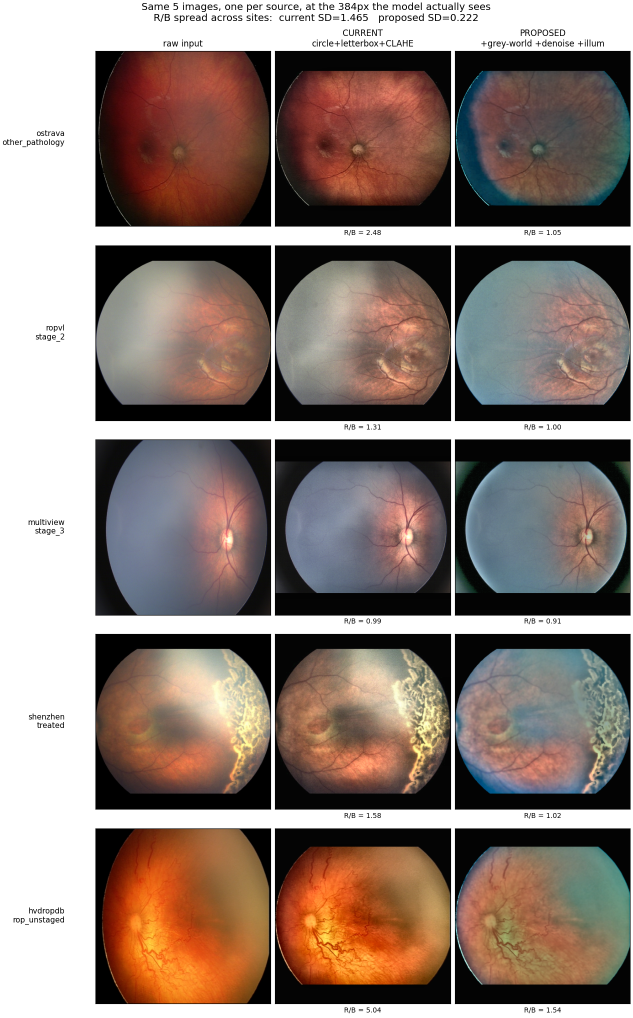
#> input picture images/enhancement/00_pipeline_ab.png, 1265 x 2035 px (shown at 1/2 size)
$ python -i rop_pipeline_ab.py   (imports and definitions only)
#> lines starting #> are read from the running program, lines starting #| are printed output that depends on the picture; after the words box and inside, x2 and y2 are one past the last pixel; in counts of white or black regions, pixels touching at a corner belong together
### models/common/preprocessing.py
"""Fundus-image preprocessing — the single source of truth for BOTH training and
inference. Train-time and inference-time pipelines MUST be identical, so the web app
imports ``build_transforms(cfg, "test")`` from here too.

Steps (all toggled from the YAML ``preprocess`` block):
  - circle_crop : remove black borders around the fundus disc
  - ben_graham  : local-average colour subtraction (exposes DR microaneurysms)
  - clahe       : contrast-limited adaptive histogram equalisation on luminance

Implemented as a top-level picklable callable (``FundusPreprocess``) so it survives
DataLoader worker spawning.
"""
from __future__ import annotations

import cv2
import numpy as np
from PIL import Image
from torchvision import transforms

IMAGENET_MEAN = [0.485, 0.456, 0.406]
IMAGENET_STD = [0.229, 0.224, 0.225]


# ── individual operations (operate on RGB uint8 numpy arrays) ────────────────
def circle_crop(rgb: np.ndarray, tol: int = 7) -> np.ndarray:
    """Crop to the bounding box of the non-black fundus region."""
#> called with tol = 7
    gray = cv2.cvtColor(rgb, cv2.COLOR_RGB2GRAY)
    mask = gray > tol
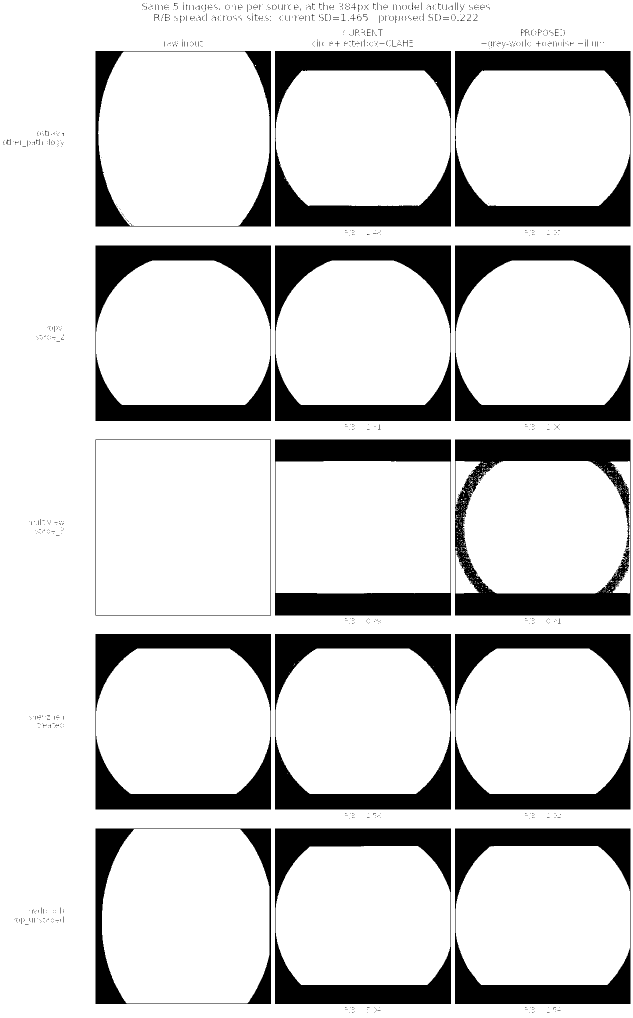
#> mask: shape (2035, 1265) bool (shown at 1/2 size); 81.9% white; 1107 black regions (1070 under 20 px), largest, box (x1, y1, x2, y2) and area: (910, 879, 1261, 1231) 40504, (550, 102, 902, 453) 38140, (910, 102, 1261, 453) 37850
    if not mask.any():
        return rgb
    coords = np.argwhere(mask)
#> coords = 2107762 pairs, first value 0 to 2034, second value 0 to 1264
    y0, x0 = coords.min(axis=0)
#> y0 = 0; x0 = 0
    y1, x1 = coords.max(axis=0) + 1
#> y1 = 2035; x1 = 1265
    return rgb[y0:y1, x0:x1]


def letterbox_square(rgb: np.ndarray, pad_value: int = 0) -> np.ndarray:
    """Pad to a square with black bars, WITHOUT changing the aspect ratio.

    Why this exists: ``transforms.Resize((size, size))`` squashes a non-square image, and the
    amount of squash is a function of the source camera's aspect ratio — 1.16-1.21 across our
    three training sites versus 1.333 at the held-out hospital. That makes "how distorted the
    vessels look" a site cue, i.e. exactly the shortcut this project already got burned by
    (a classifier on width/height alone scored AUC 0.911). Letterboxing applies the *same*
    geometric transform to every source: pad to square, then resize once, isotropically.
    """
#> called with pad_value = 0
    h, w = rgb.shape[:2]
    if h == w:
        return rgb
    side = max(h, w)
    out = np.full((side, side, rgb.shape[2]), pad_value, dtype=rgb.dtype)
    y0, x0 = (side - h) // 2, (side - w) // 2
    out[y0:y0 + h, x0:x0 + w] = rgb
    return out


# [5 lines left out: function ben_graham, not called in this run]


def clahe(rgb: np.ndarray, clip: float = 2.0, grid: int = 8) -> np.ndarray:
    """CLAHE on the L channel of LAB."""
    lab = cv2.cvtColor(rgb, cv2.COLOR_RGB2LAB)
    l, a, b = cv2.split(lab)
    l = cv2.createCLAHE(clipLimit=clip, tileGridSize=(grid, grid)).apply(l)
    return cv2.cvtColor(cv2.merge((l, a, b)), cv2.COLOR_LAB2RGB)


class FundusPreprocess:
    """Configurable fundus preprocessing: PIL.Image -> PIL.Image."""

    # [27 lines left out: functions __init__, __call__, __repr__, not called in this run]


class ResolutionJitter:
    """Randomly destroy resolution, then restore the size — a sharpness-domain randomiser.

    Our four sites are separable by native resolution (Shenzhen 512x512, ROP-VL ~1450 square,
    Ostrava 640x480/12402/1440x1080, Multi-View 1600x1200). After a common resize, the residue
    of that is SHARPNESS: an upsampled 512px image and a downsampled 1450px image look different
    even at identical pixel dimensions. Gaussian blur only perturbs sharpness in one direction;
    this samples a random intermediate resolution and round-trips through it, so neither
    sharpness nor the resample signature is a stable class cue.

    Top-level class (not a lambda) so DataLoader workers can pickle it.
    """

    def __init__(self, p: float = 0.5, min_frac: float = 0.33):
        self.p = p
        self.min_frac = min_frac

    # [8 lines left out: function __call__, not called in this run]

    def __repr__(self) -> str:
        return f"ResolutionJitter(p={self.p}, min_frac={self.min_frac})"


# ── transform builders ───────────────────────────────────────────────────────
# [85 lines left out: functions _fundus_from_cfg, build_transforms, build_tta_transforms, not called in this run]

### scripts/rop_pipeline_ab.py
"""Current preprocessing vs a proposed one, on the same five images, one per source.

WHY THESE FIVE. One image from each source, not five of the same eye: the proposal is about
cross-site behaviour, so the comparison only means anything if you can see all five sites at
once and ask "do these still look like five different cameras".

WHAT THE PROPOSAL CHANGES, and why each step is here rather than something else.

`models/common/preprocessing.py` already records the finding that matters: post-CLAHE mean
blue is 53.6 / 73.3 / 74.5 across the three training sites against 87.6 at the held-out
hospital, and the R/B ratio is called "the single strongest surviving site signature in this
corpus". The site fingerprint is in COLOUR. An earlier attempt of mine to remove it via the
illumination vignette moved device separability only 46.7% -> 45.0% against 20% chance,
because the vignette is not where the signature lives. So:

  GREY-WORLD        Scale each channel so its in-mask mean matches the image's overall mean.
                    This targets the R/B ratio directly — the thing that was actually
                    measured — instead of the brightness falloff that was not.
  DENOISE           Bilateral, before any contrast step. CLAHE amplifies whatever is in the
                    dim periphery, and in a JPEG that is compression noise.
  ILLUMINATION      Shared-gain, so hue is untouched. Retained NOT for site invariance (that
                    claim failed its test) but because the ridge lives in the periphery and
                    this is what makes the periphery readable.
  CLAHE             Kept, but gentler, since the two steps above have already done part of it.

Everything else — circle crop, letterbox, ImageNet normalisation — is unchanged, and the
repo's own functions are imported rather than reimplemented so the "current" column is the
real thing and not my reading of it.

    .venv/bin/python scripts/rop_pipeline_ab.py
"""
import sys
from pathlib import Path

import cv2
import matplotlib
import numpy as np
import pandas as pd

# [1 line not run here, left out]
import matplotlib.pyplot as plt

ROOT = Path(__file__).resolve().parent.parent
sys.path.insert(0, str(ROOT))
from models.common.preprocessing import circle_crop, letterbox_square, clahe  # noqa: E402

RELEASE = Path.home() / "Downloads" / "RetinAI_ROP_v1"
SIZE = 384          # what configs/rop*.yaml actually feed the network


def fundus_mask(rgb: np.ndarray) -> np.ndarray:
    grey = cv2.cvtColor(rgb, cv2.COLOR_RGB2GRAY)
    return grey > max(8, grey.mean() * 0.18)
#> returned value: shape (2035, 2035) bool; 50.2% white; 1362 black regions (1299 under 20 px), largest, box (x1, y1, x2, y2) and area: (0, 0, 385, 2035) 783475, (1650, 0, 2035, 2035) 783475, (1295, 879, 1646, 1231) 43715


def core_mask(mask: np.ndarray) -> np.ndarray:
    """The mask pulled back from its own edge, for MEASURING statistics only.

    The rim is dim, partly vignetted and partly specular, so its pixels skew both the chroma
    mean and the illumination background. Statistics come from the core; the corrections are
    still applied to the full retina, so no real periphery is thrown away — which matters
    here more than anywhere, because the ridge lives at the edge.
    """
    d = cv2.distanceTransform(mask.astype(np.uint8), cv2.DIST_L2, 5)
    core = d > 0.10 * d.max()
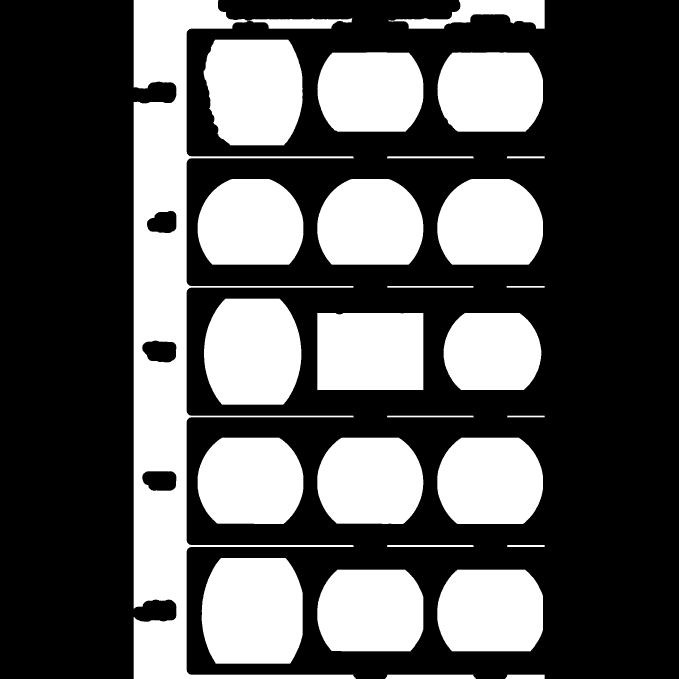
#> core: shape (2035, 2035) bool (shown at 1/3 size); 35% white; 27 white regions, largest, box (x1, y1, x2, y2) and area: (401, 0, 1067, 2035) 328292, (605, 1674, 908, 1991) 87521, (611, 119, 908, 436) 82090
    return core if core.sum() > 0.05 * mask.sum() else mask


def grey_world(rgb: np.ndarray, mask: np.ndarray,
               strength: float = 0.8, gain_cap: float = 28.0) -> np.ndarray:
    """PARTIAL, BOUNDED colour-cast removal: pull chroma toward neutral without flattening it.

    Full RGB grey-world (equalise the channel means) collapses the cross-site R/B spread
    beautifully — SD 1.465 -> 0.063 — and ruins the pictures. A retina returns almost no blue
    light, so an image at R/B = 5.0 needs a ~5x gain on blue, and what gets amplified 5x is
    the blue channel's NOISE: Ostrava came out magenta-and-green blotched, HVDROPDB split
    blue-to-orange. That is optimising the proxy and destroying the signal.

    Bounding that gain helped but did not fix it, because the real culprit is CLIPPING.
    HVDROPDB's red channel is pinned at 255 across the bright pole, so any multiplicative gain
    lifts G and B there while R cannot move, and the hue slides as a function of position.

    So this works in LAB on the CHROMA channels only: shift a and b toward neutral by a
    bounded amount and leave L untouched. The correction is additive, cannot interact with a
    clipped channel, and changes no luminance — so vessel and ridge contrast is preserved
    exactly while the cast comes off. `strength` is the fraction of the cast removed and
    `gain_cap` bounds the shift in LAB units.

    The shift is applied INSIDE THE MASK ONLY. Applied to the whole frame it also moves the
    letterbox padding, whose neutral black (a=b=128) becomes vivid blue or green on the way
    back to RGB — and the padded area is a function of aspect ratio, which is the camera. That
    would paint a brand-new site cue into the input while removing an old one.
    """
    core = core_mask(mask)
    lab = cv2.cvtColor(rgb, cv2.COLOR_RGB2LAB).astype(np.float32)
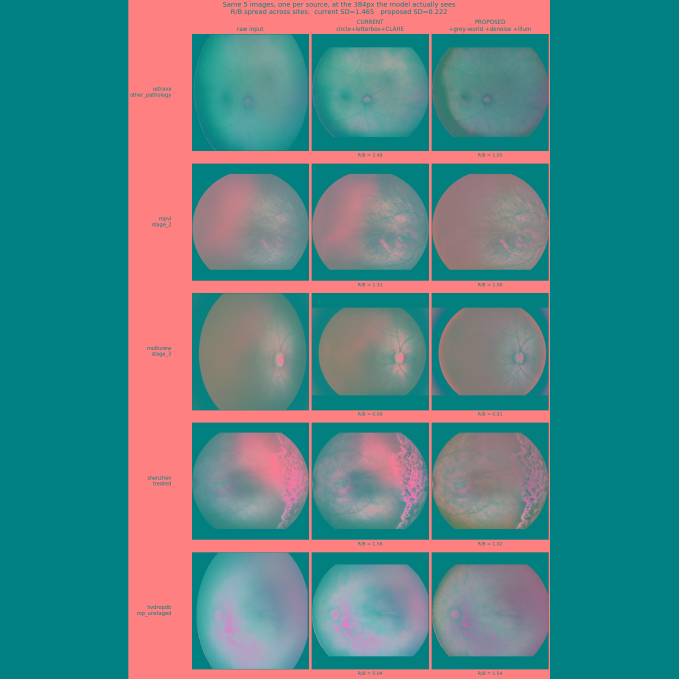
#> lab: shape (2035, 2035, 3) float32 (shown at 1/3 size); mean R, G, B 83.5, 131.7, 132.8
    for ch in (1, 2):                       # a = green-red, b = blue-yellow; L is left alone
        m = lab[..., ch][core].mean()
        shift = np.clip(strength * (m - 128.0), -gain_cap, gain_cap)
        lab[..., ch] = np.where(mask, lab[..., ch] - shift, lab[..., ch])
#> this loop made 2 passes
#> (m, shift) on passes 1 to 2: (138.1, 8.05), (140.1, 9.7)
    out = cv2.cvtColor(np.clip(lab, 0, 255).astype(np.uint8), cv2.COLOR_LAB2RGB)
    return out * mask[..., None].astype(np.uint8)
#> returned value: shape (2035, 2035, 3)


def illum_shared(rgb: np.ndarray, mask: np.ndarray) -> np.ndarray:
    """Flatten the vignette with ONE gain field for all channels, so hue is preserved."""
    f = rgb.astype(np.float32) / 255.0
    lum = f @ np.array([0.299, 0.587, 0.114], np.float32)
    m = mask.astype(np.float32)
    sigma = max(rgb.shape[:2]) / 30.0
    bg = (cv2.GaussianBlur(lum * m, (0, 0), sigma) /
          (cv2.GaussianBlur(m, (0, 0), sigma) + 1e-6))
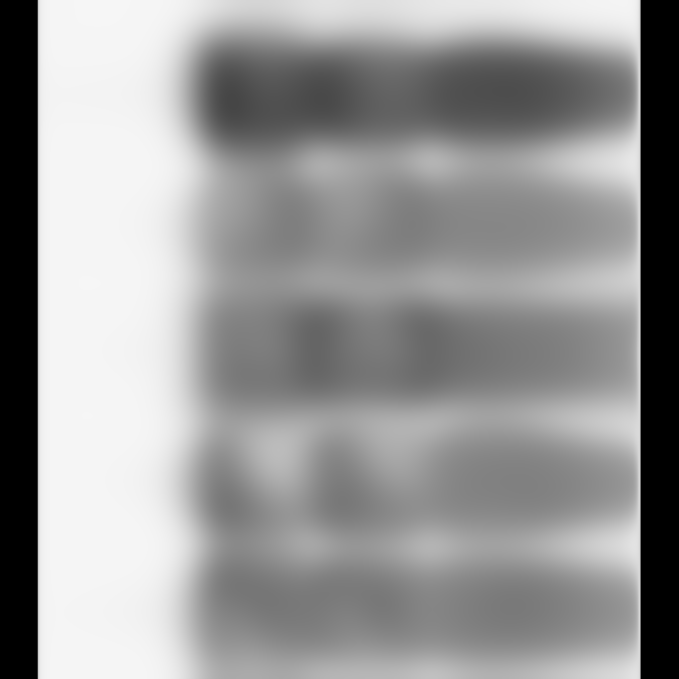
#> bg: shape (2035, 2035) float32 (shown at 1/3 size); min 0, max 0.965, mean 0.594
    # CLAMPED. At the dim, partly-vignetted rim the background estimate is near zero and the
    # raw gain runs to double figures, which multiplies that rim's chroma noise into the blue
    # and green fringes visible in the previous revision. Bounding the gain keeps the
    # correction where it is meaningful and leaves the rim approximately alone.
    gain = np.clip(np.median(lum[core_mask(mask)]) / (bg + 1e-3), 0.5, 2.2)
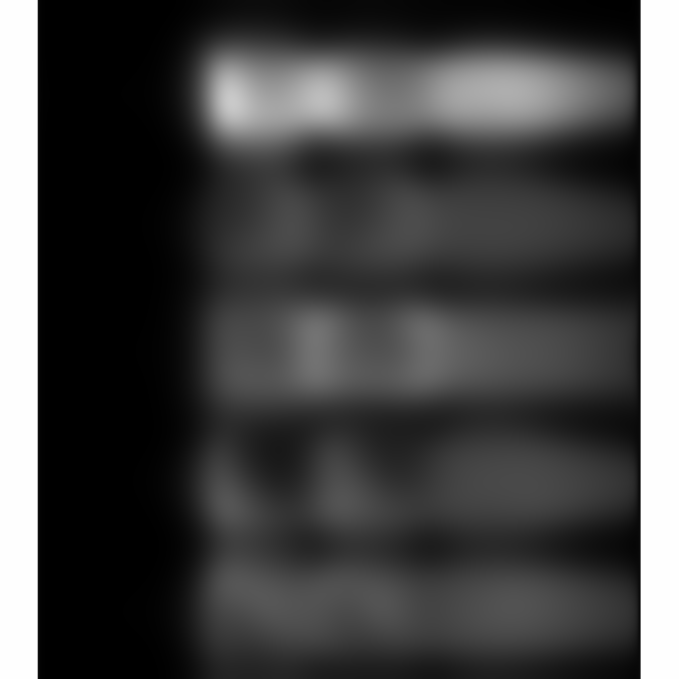
#> gain: shape (2035, 2035) float32 (shown at 1/3 size); min 0.529, max 2.2, mean 0.985; drawn with min black and max white
    out = np.clip(f * gain[..., None] * 255, 0, 255).astype(np.uint8)
    # Same rule as the chroma step: never let a correction leak into the letterbox padding.
    return out * mask[..., None].astype(np.uint8)


# [6 lines left out: function pipeline_current, not called in this run]


def pipeline_proposed(rgb: np.ndarray) -> np.ndarray:
    rgb = circle_crop(rgb)
    rgb = letterbox_square(rgb)
    mask = fundus_mask(rgb)
    rgb = grey_world(rgb, mask)
    rgb = cv2.bilateralFilter(rgb, d=7, sigmaColor=35, sigmaSpace=7)
    rgb = illum_shared(rgb, mask)
    rgb = clahe(rgb, clip=1.5)
#> in clahe, `l, a, b = cv2.split(lab)`:
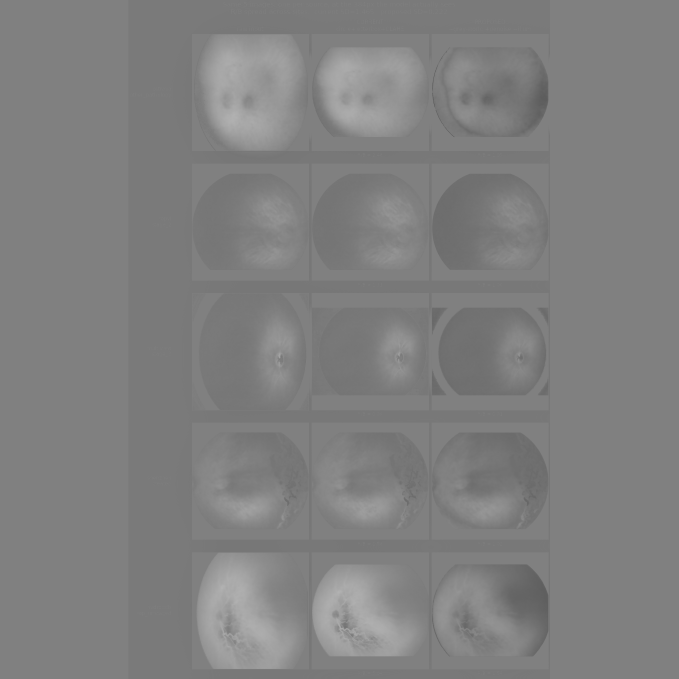
#> a: shape (2035, 2035) (shown at 1/3 size); min 80, max 179, mean 128
    return cv2.resize(rgb, (SIZE, SIZE), interpolation=cv2.INTER_AREA)
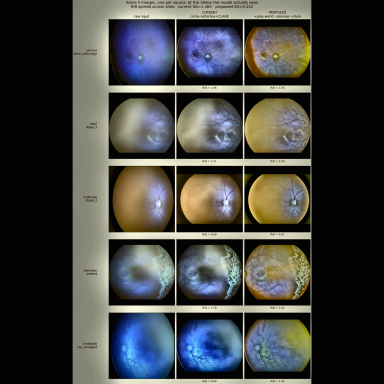
#> returned value: shape (384, 384, 3); mean of channels 0, 1, 2 64.5, 66.8, 65.4; drawn as B, G, R


# [56 lines left out: functions rb_ratio, main, not called in this run]


# [2 lines not run here, left out]

>>> import cv2
>>> picture = cv2.cvtColor(cv2.imread('../images/enhancement/00_pipeline_ab.png'), cv2.COLOR_BGR2RGB)
>>> result = pipeline_proposed(picture)

$ run again, on images/enhancement/00_rgb_illumination.png
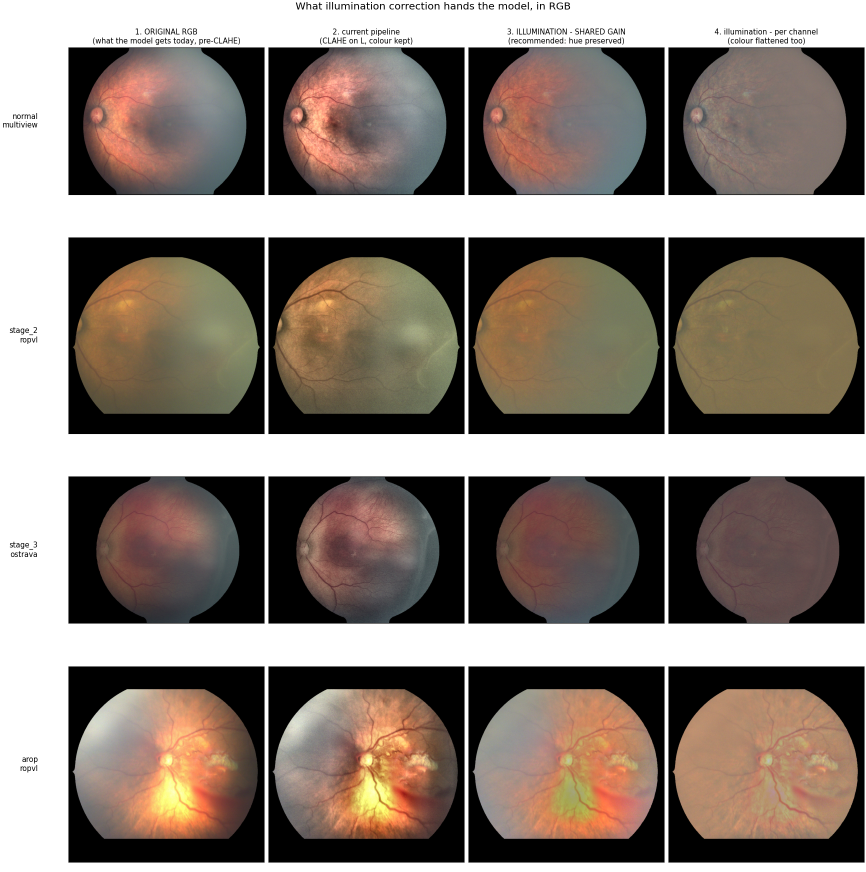
#> input picture images/enhancement/00_rgb_illumination.png, 1732 x 1743 px (shown at 1/2 size)
#> in circle_crop, `mask = gray > tol`:
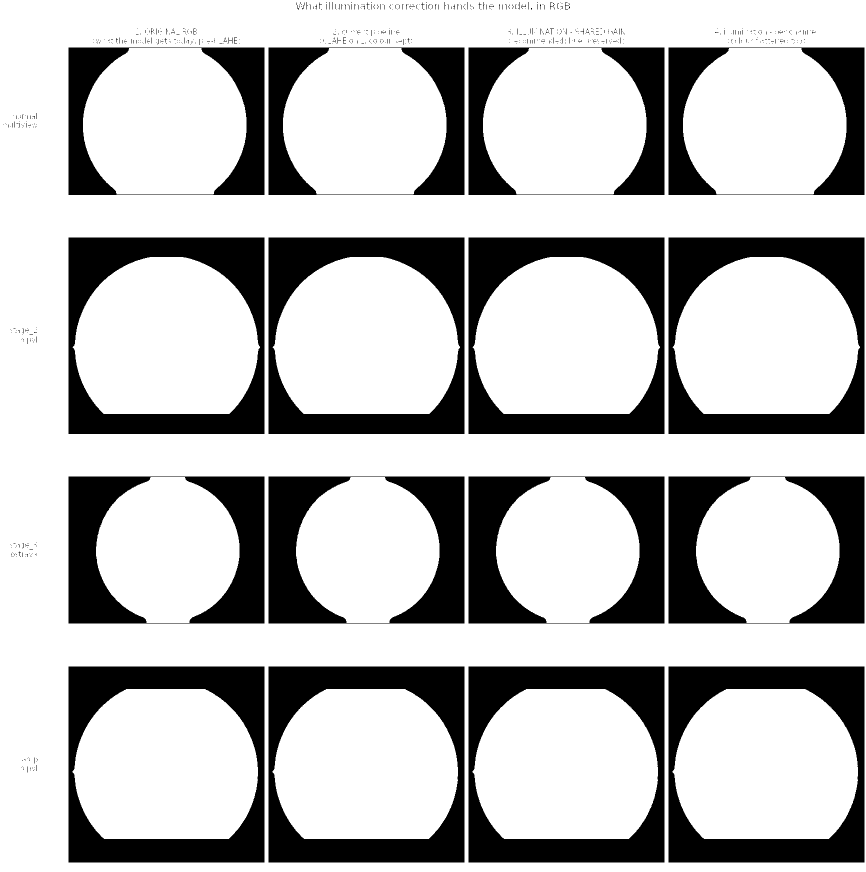
#> mask: shape (1743, 1732) bool (shown at 1/2 size); 73.3% white; 772 black regions (749 under 20 px), largest, box (x1, y1, x2, y2) and area: (137, 1333, 529, 1725) 58444, (537, 1333, 929, 1725) 58438, (1337, 1333, 1729, 1725) 58408
#> coords = 2213059 pairs, first value 0 to 1742, second value 0 to 1731
#> in circle_crop, `y0, x0 = coords.min(axis=0)`: y0 = 0
#> y1 = 1743; x1 = 1732
#> core: shape (1743, 1743) bool; 53.3% white; 4 black regions, box (x1, y1, x2, y2) and area: (127, 0, 1743, 1743) 1348373, (0, 0, 94, 1743) 46983, (582, 0, 1160, 35) 19354, (32, 1500, 95, 1560) 3194
#> the loop in grey_world, `for ch in (1, 2):` made 2 passes
#> (m, shift) on passes 1 to 2: (133.8, 4.62), (138.7, 8.56)
#> in pipeline_proposed, `return cv2.resize(rgb, (SIZE, SIZE), interpolation=cv2.INTER_AREA)`:
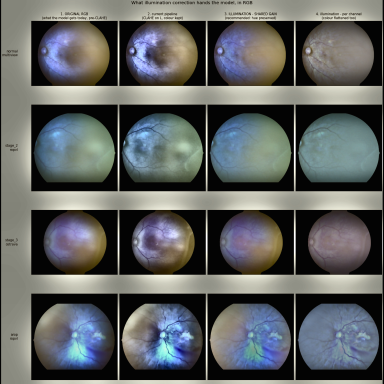
#> returned value: shape (384, 384, 3); mean of channels 0, 1, 2 99.1, 99.4, 96; drawn as B, G, R
